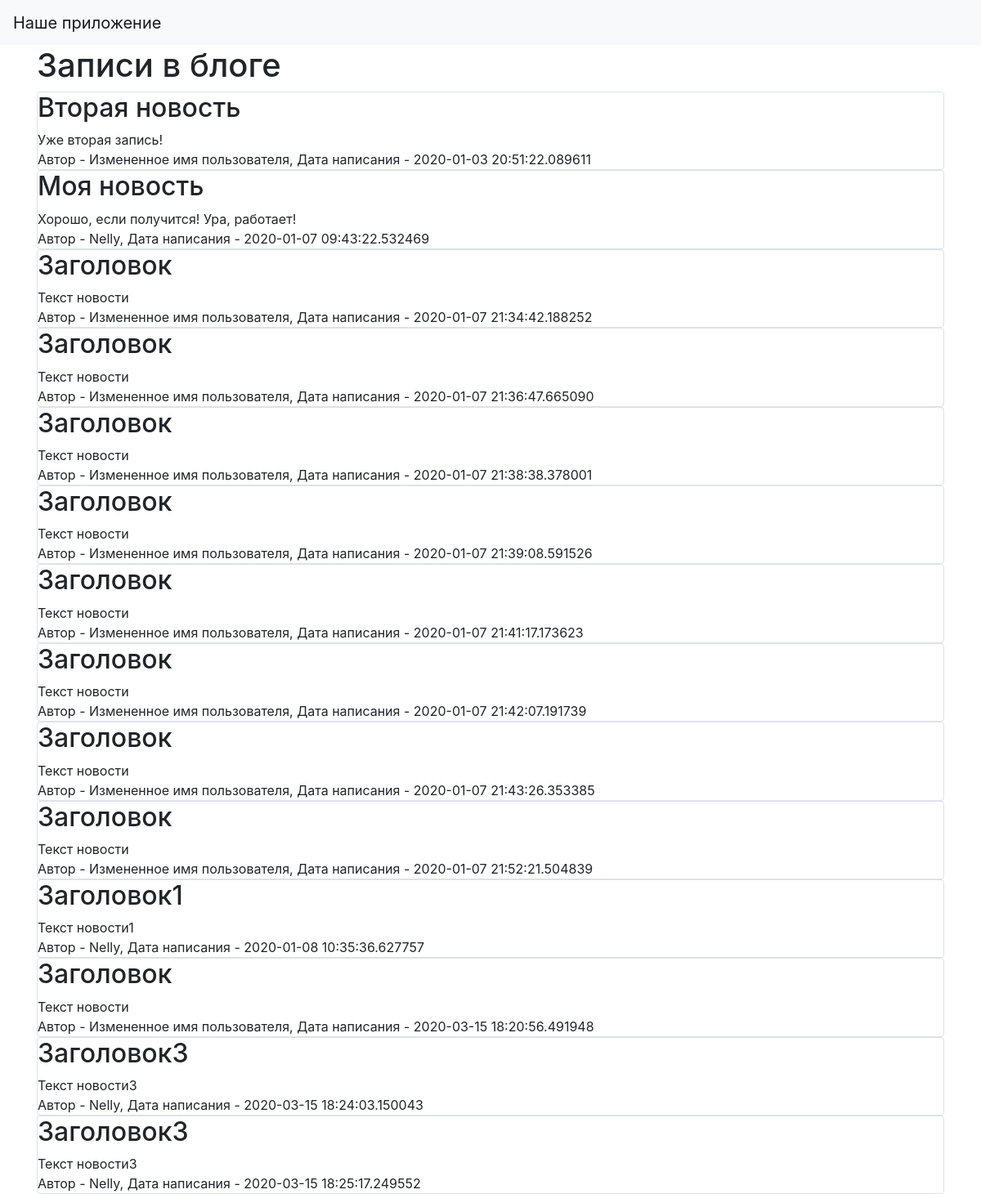
The page / on the database its author committed.
### app2/data/news.py (models this page shows)
class News(SqlAlchemyBase):
    __tablename__ = 'news'
    id = sqlalchemy.Column(sqlalchemy.Integer, primary_key=True, autoincrement=True)
    title = sqlalchemy.Column(sqlalchemy.String, nullable=True)
    content = sqlalchemy.Column(sqlalchemy.String, nullable=True)
    created_date = sqlalchemy.Column(sqlalchemy.DateTime, default=datetime.datetime.now)
    is_private = sqlalchemy.Column(sqlalchemy.Boolean, default=True)
    user_id = sqlalchemy.Column(sqlalchemy.Integer, sqlalchemy.ForeignKey("users.id"))
    user = orm.relationship('User')

### app2/data/users.py (models this page shows, shortened)
class User(SqlAlchemyBase):
    __tablename__ = 'users'
    id = sqlalchemy.Column(sqlalchemy.Integer, primary_key=True, autoincrement=True)
    name = sqlalchemy.Column(sqlalchemy.String, nullable=True)
    about = sqlalchemy.Column(sqlalchemy.String, nullable=True)
    email = sqlalchemy.Column(sqlalchemy.String, index=True, unique=True, nullable=True)
    hashed_password = sqlalchemy.Column(sqlalchemy.String, nullable=True)
    created_date = sqlalchemy.Column(sqlalchemy.DateTime, default=datetime.datetime.now)
    news = orm.relationship("News", back_populates='user')

### app2/main.py (the view)
@app.route("/")
def index():
    db_sess = db_session.create_session()
    news = db_sess.query(News).filter(News.is_private != True)
    return render_template("index.html", news=news)

### app2/data/db_session.py (called while the page is built)
def create_session() -> Session:
    global __factory
    return __factory()

### app2/templates/index.html
{% extends "base.html" %}
{% block content %}
<h1>Записи в блоге</h1>
{% for item in news%}
<div class="col-md6 border rounded">
    <h2>{{item.title}}</h2>
    <div>
        {{item.content}}
    </div>
    <div>
        Автор - {{item.user.name}}, Дата написания - {{item.created_date}}
    </div>
</div>
{% endfor %}
{% endblock %}

### app2/templates/base.html (shortened to what this page needs)
<!doctype html>
<html lang="en">
<head>
    <link rel="stylesheet" href="https://stackpath.bootstrapcdn.com/bootstrap/4.4.1/css/bootstrap.min.css">
</head>
  <body>
    <header>
      <nav class="navbar navbar-light bg-light">
        <a class="navbar-brand" href="#">Наше приложение</a>
      </nav>
    </header>
    <main role="main" class="container">
        {% block content %}{% endblock %}
    </main>
  </body>
</html>

### rows shown on the page
News: title "Вторая новость", content "Уже вторая запись!", user.name "Измененное имя пользователя", created_date "2020-01-03 20:51:22.089611"
News: title "Моя новость", content "Хорошо, если получится! Ура, работает!", user.name "Nelly", created_date "2020-01-07 09:43:22.532469"
News: title "Заголовок", content "Текст новости", user.name "Измененное имя пользователя", created_date "2020-01-07 21:34:42.188252"
News: title "Заголовок", content "Текст новости", user.name "Измененное имя пользователя", created_date "2020-01-07 21:36:47.665090"
News: title "Заголовок", content "Текст новости", user.name "Измененное имя пользователя", created_date "2020-01-07 21:38:38.378001"
News: title "Заголовок", content "Текст новости", user.name "Измененное имя пользователя", created_date "2020-01-07 21:39:08.591526"
News: title "Заголовок", content "Текст новости", user.name "Измененное имя пользователя", created_date "2020-01-07 21:41:17.173623"
News: title "Заголовок", content "Текст новости", user.name "Измененное имя пользователя", created_date "2020-01-07 21:42:07.191739"
News: title "Заголовок", content "Текст новости", user.name "Измененное имя пользователя", created_date "2020-01-07 21:43:26.353385"
News: title "Заголовок", content "Текст новости", user.name "Измененное имя пользователя", created_date "2020-01-07 21:52:21.504839"
News: title "Заголовок1", content "Текст новости1", user.name "Nelly", created_date "2020-01-08 10:35:36.627757"
News: title "Заголовок", content "Текст новости", user.name "Измененное имя пользователя", created_date "2020-03-15 18:20:56.491948"
News: title "Заголовок3", content "Текст новости3", user.name "Nelly", created_date "2020-03-15 18:24:03.150043"
News: title "Заголовок3", content "Текст новости3", user.name "Nelly", created_date "2020-03-15 18:25:17.249552"
